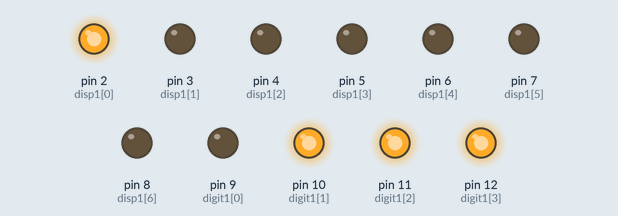
This sketch was run on a simulated Arduino Uno, built with avr-gcc and run on an emulated ATmega328P. Parts: output pins drawn as LEDs (lit = HIGH). At 17.5 s the program stops and its outputs stay as they are.

Above: at 0.12 s.
At 1.37 s:
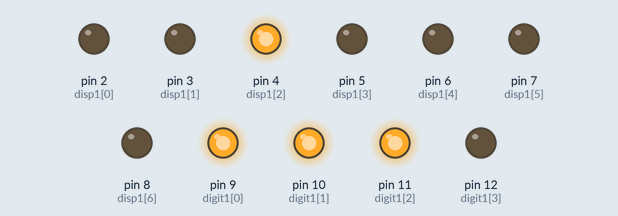
At 2.62 s:
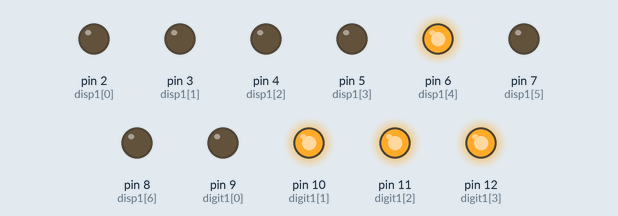
At 5.87 s:
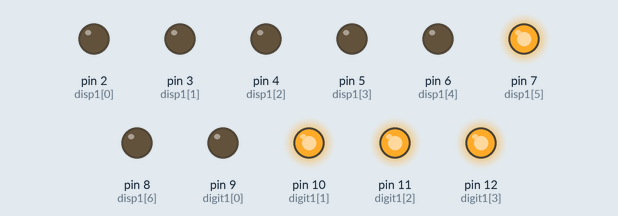
At 9.37 s:
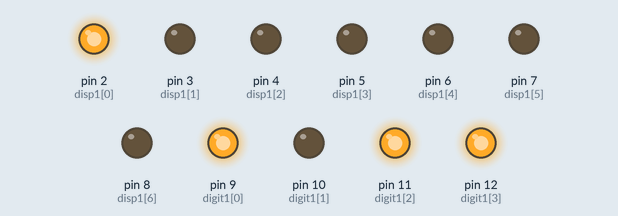
At 12.1 s:
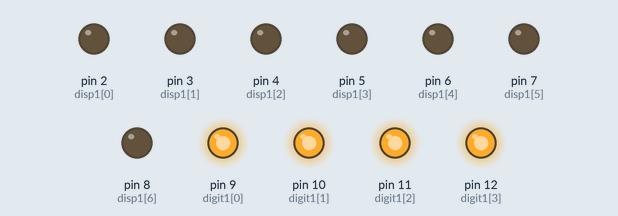
Timing chart, 0 to 13.6 s (numbered marks = the images above):
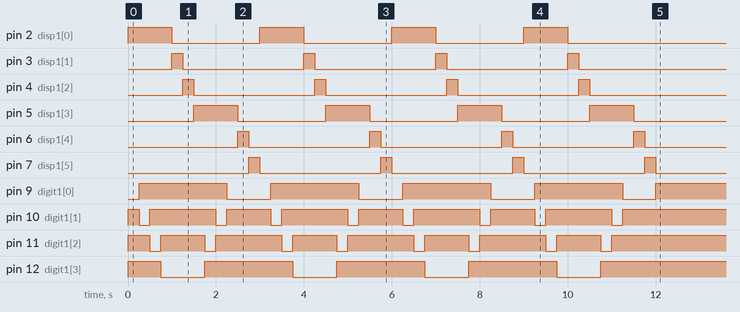

Measured:
- by itself, pin 2 (disp1[0]), pin 5 (disp1[3]): alternates HIGH for 1.0 s and LOW for 2.0 s, 8 changes in all, then stays LOW
- by itself, pin 9 (digit1[0]): goes 3 × (HIGH 2.0 s, LOW 1.0 s), HIGH 2.0 s, LOW 0.75 s, then HIGH
- by itself, pin 10 (digit1[1]): repeats every 3.0 s: LOW 0.25 s, HIGH 1.5 s, LOW 0.25 s, HIGH 1.0 s, until it stays HIGH from 11.3 s
- by itself, pin 11 (digit1[2]): repeats every 3.0 s: LOW 0.25 s, HIGH 1.0 s, LOW 0.25 s, HIGH 1.5 s, until it stays HIGH from 11.0 s
- by itself, pin 12 (digit1[3]): repeats every 3.0 s: LOW 1.0 s, HIGH 2.0 s, until it stays HIGH from 10.8 s
- by itself, pin 3 (disp1[1]), pin 4 (disp1[2]), pin 6 (disp1[4]), pin 7 (disp1[5]): alternates HIGH for 0.25 s and LOW for 2.8 s, 8 changes in all, then stays LOW

The sketch:

disp_7_seg_1.ino
```cpp
int disp1[7]  = {2, 3, 4, 5, 6, 7, 8};
/*               A  B  C  D  E  F  G   */
int digit1[4] = {9, 10, 11, 12};
/*              D1  D2  D3  D4   */
int i, j;

void circle(int disp1[], int digit1[], int numOfCircs, int waitT) {
  int i, j;

  allOff(disp1, digit1);

  for(i=0; i<numOfCircs; i++) {

    digitalWrite(disp1[0], 1);
    digitalWrite(digit1[0], 0);
    delay(waitT);
    digitalWrite(digit1[0], 1);
    digitalWrite(digit1[1], 0);
    delay(waitT);
    digitalWrite(digit1[1], 1);
    digitalWrite(digit1[2], 0);
    delay(waitT);
    digitalWrite(digit1[2], 1);
    digitalWrite(digit1[3], 0);
    delay(waitT);
    digitalWrite(digit1[3], 1);
    digitalWrite(disp1[0], 0);

    digitalWrite(digit1[3], 0);
    digitalWrite(disp1[1], 1);
    delay(waitT);
    digitalWrite(disp1[1], 0);
    digitalWrite(disp1[2], 1);
    delay(waitT);
    digitalWrite(disp1[2], 0);
    digitalWrite(digit1[3], 1);

    digitalWrite(disp1[3], 1);
    digitalWrite(digit1[3], 0);
    delay(waitT);
    digitalWrite(digit1[3], 1);
    digitalWrite(digit1[2], 0);
    delay(waitT);
    digitalWrite(digit1[2], 1);
    digitalWrite(digit1[1], 0);
    delay(waitT);
    digitalWrite(digit1[1], 1);
    digitalWrite(digit1[0], 0);
    delay(waitT);
    digitalWrite(digit1[0], 1);
    digitalWrite(disp1[3], 0);

    digitalWrite(digit1[0], 0);
    digitalWrite(disp1[4], 1);
    delay(waitT);
    digitalWrite(disp1[4], 0);
    digitalWrite(disp1[5], 1);
    delay(waitT);
    digitalWrite(disp1[5], 0);
    digitalWrite(digit1[0], 1);
  }

  allOff(disp1, digit1);
  delay(waitT*2);
}


void allOff(int disp1[], int digit1[]) {
  int i;
  for(i=0; i<7; i++) {
    digitalWrite(disp1[i], 0);
  }
  for(i=0; i<4; i++) {
    digitalWrite(digit1[i], 1);
  }
}

void allOn(int disp1[], int digit1[]) {
  int i;
  for(i=0; i<7; i++) {
    digitalWrite(disp1[i], 1);
  }
  for(i=0; i<4; i++) {
    digitalWrite(digit1[i], 0);
  }
}

void printNumDisp(int a, int b, int c, int d, int col) {
  int i;
}

void setup()
{
  for(i=0; i<7; i++) {
    pinMode (disp1[i], OUTPUT);
  }
  for(i=0; i<4; i++) {
    pinMode (digit1[i], OUTPUT);
  }
}

void loop()
{
  circle(disp1, digit1, 4, 250);
  while(1){
    delay(2500);
  }
}
```
